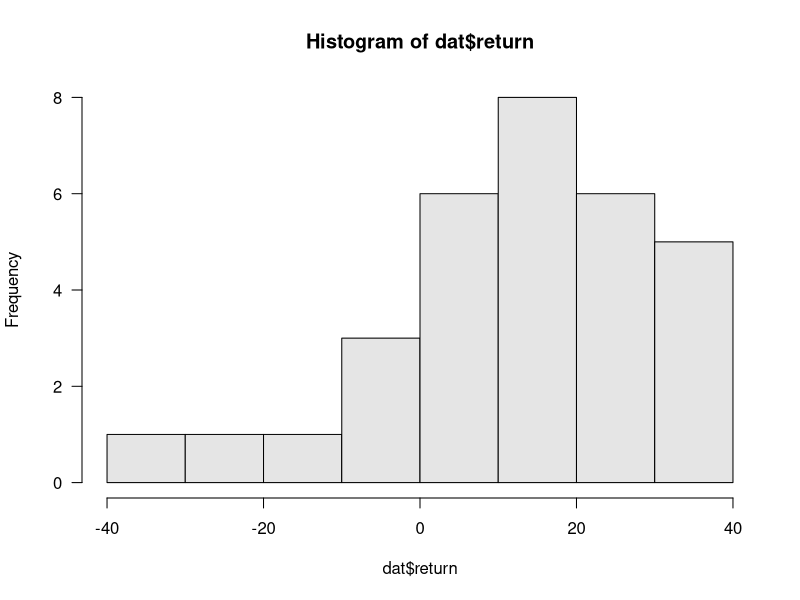
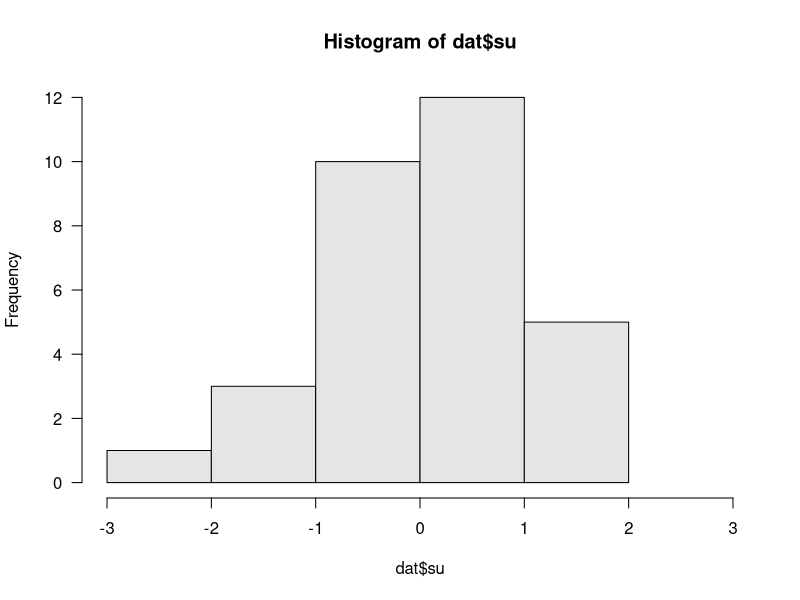
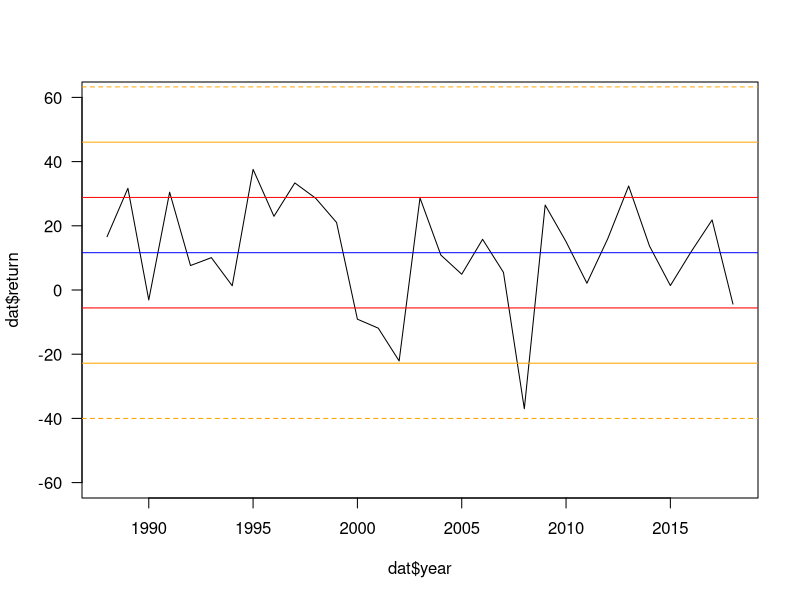

These figures' R source, in order:
## ---- chunk 1
knitr::opts_chunk$set(echo = TRUE)
## ---- chunk 2
dat <- read.csv('../data/sp500_returns.csv')
## ---- chunk 3
dat
## ---- chunk 4
summary(dat$return)
## ---- chunk 5
# mean
x_mean <- mean(dat$return)
x_mean

# sd
x_sd <- sd(dat$return)
x_sd
## ---- chunk 6
hist(dat$return, col = 'gray90', breaks = 8, las = 1)
## ---- chunk 7
dat$su <- (dat$return - x_mean) / x_sd
head(dat)
## ---- chunk 8
hist(dat$su, col = 'gray90', xlim = c(-3, 3), breaks = 5, las = 1)
## ---- chunk 9
plot(dat$year, dat$return, type = "l", las = 1, ylim = c(-60, 60))
abline(h = x_mean, col = 'blue')
abline(h = c(x_mean - x_sd, x_mean + x_sd), col = 'red')
abline(h = c(x_mean - 2*x_sd, x_mean + 2*x_sd), col = 'orange')
abline(h = c(x_mean - 3*x_sd, x_mean + 3*x_sd), col = 'orange', lty = 2)
